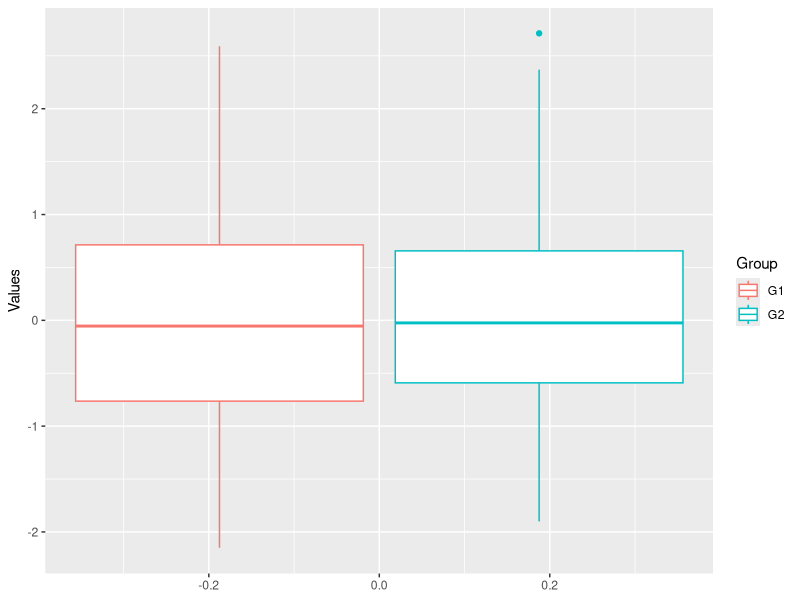
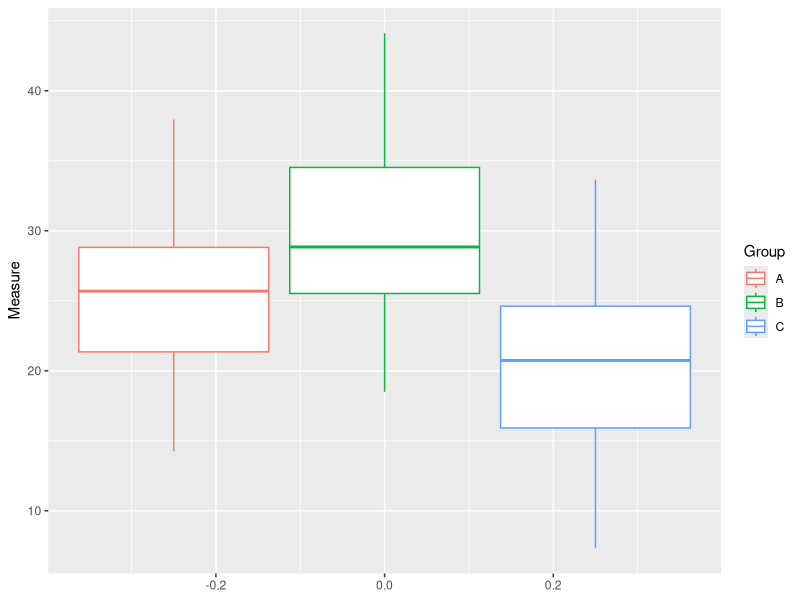

Generate these figures, in order, with R:
## ---- chunk 1
library(tidyverse)
## ---- chunk 2
set.seed(20221011) # Seed for reproducibility
n <- 100 # Sample size

mu1 <- 0 # Mean of sample 1
mu2 <- 0.1 # Mean of sample 2

sd1 <- 1 # Standard deviation 1
sd2 <- 1 # Standard deviation 2
## ---- chunk 3
x1 <- rnorm(n, mu1, sd1)
x2 <- rnorm(n, mu2, sd2)
## ---- chunk 4
x_df <- data.frame(Values = c(x1,x2),
                   Group = c(rep('G1',n),rep('G2',n)))
ggplot(x_df) + geom_boxplot(aes(y = Values, color = Group))
## ---- chunk 5
t.test(x1, x2)
## ---- chunk 6
x3 <- rnorm(10000, mu1, sd1)
x4 <- rnorm(10000, mu2, sd2)
t.test(x3, x4)
## ---- chunk 7
t.test(x1, x2, alternative = 'less')
## ---- chunk 8
set.seed(20221011)
m1 <- rnorm(30, mean = 25, sd = 5)
m2 <- rnorm(30, mean = 30, sd = 6)
m3 <- rnorm(30, mean = 22, sd = 7)

ms <- c(m1, m2, m3) # Combine our three measures into one vector

# Our vector of group labels A, B, and C
ls <- as.factor(c(rep("A",30),rep("B",30),rep("C",30)))
## ---- chunk 9
df_anova <- data.frame(Measure = ms, Group = ls)
ggplot(df_anova) + geom_boxplot(aes(y = Measure, color = Group))
## ---- chunk 10
results_aov <- aov(Measure ~ Group, data = df_anova)
summary(results_aov)
## ---- chunk 11
results_aov$coefficients
## ---- chunk 12
head(PlantGrowth)
## ---- chunk 13

## ---- chunk 14
co2_df <- data.frame(matrix(co2, 39, 12), row.names = as.character(c(1959:1997)))
colnames(co2_df) <- c('Jan', 'Feb', 'Mar', 'Apr', 'May', 'Jun', 'Jul', 'Aug', 'Sep', 'Oct', 'Nov', 'Dec')
## ---- chunk 15
